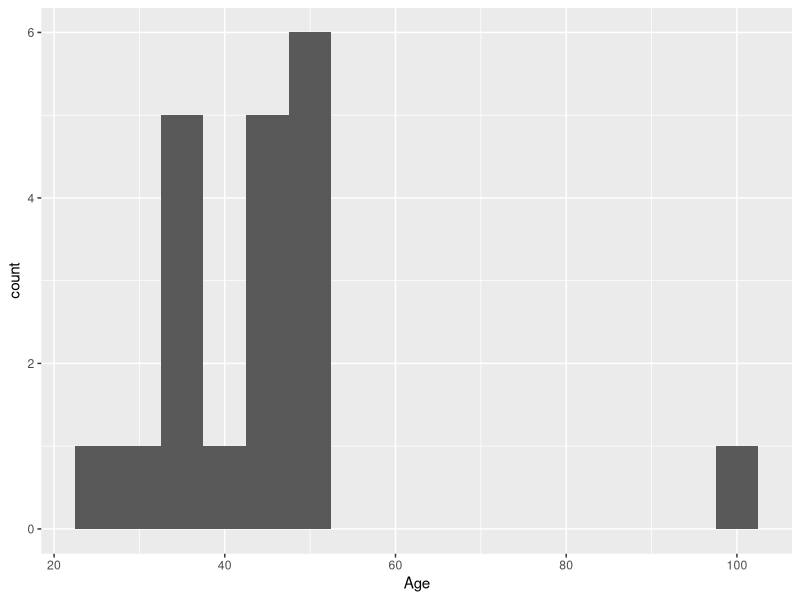
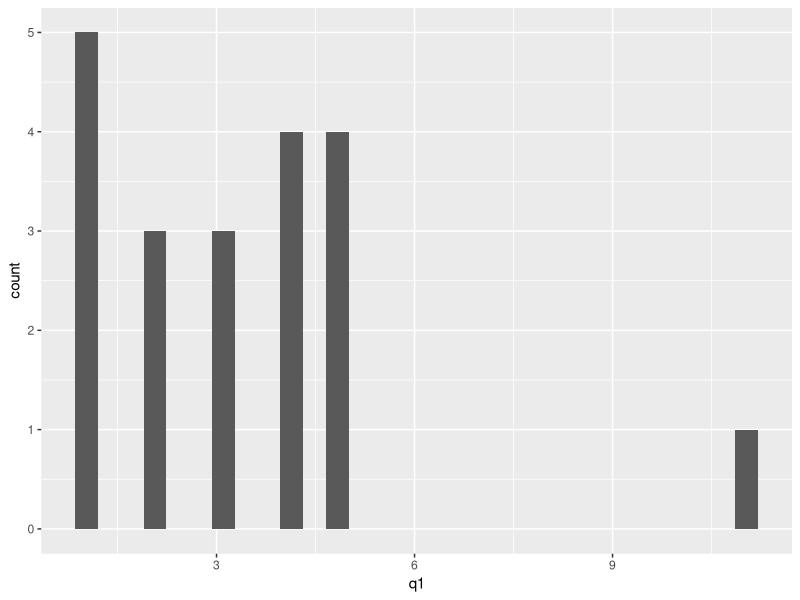
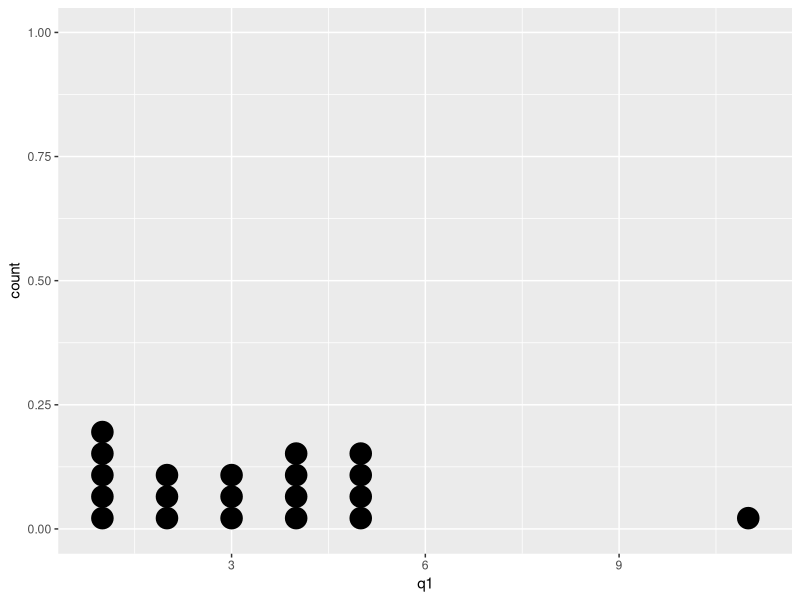

These figures' R source, in order: (Note: this script raises an error after producing the figures.)
# Getting started
# Homework 01 - Fall 2020

# read in the dataset =====
# load tidyverse and readxl packages
library(tidyverse)
library(readxl)

# used read_excel() from the readxl package
dat <- read_excel("Dataset_02_fixq2.xlsx")

# get basic summary stats =====
# look for missing values NAs and 
# other extremes - look at min and max
# also compare mean and median
summary(dat)

# also look at distributions =====
# use ggplot2 and geom_histogram()
dat %>%
  ggplot() + 
  geom_histogram(mapping = aes(x = Age), 
                 binwidth = 5)
dat %>%
  ggplot() + 
  geom_histogram(mapping = aes(x = q1))
# for smaller sample sizes, dot plots can be useful
dat %>%
  ggplot() + 
  geom_dotplot(mapping = aes(x = q1))

# ON YOUR OWN =====
# add code here to make histograms or dotplots of the other variables




# check values for ordinal or categorical variables =====
# use the table() function
# with the useNA="ifany" option to see missing values
table(dat$SES, useNA = "ifany")
table(dat$GenderSTR, useNA = "ifany")
# notice that the blank value for GenderSTR was set to missing
table(dat$GenderCoded, useNA = "ifany")
table(dat$q1, useNA = "ifany")
table(dat$q2, useNA = "ifany")
table(dat$q3, useNA = "ifany")
table(dat$q4, useNA = "ifany")
table(dat$q5, useNA = "ifany")

# set 9 and 99 for age to missing
# ifelse(test, yes, no) function is useful
dat$age = ifelse(dat$age == 9, 
                 NA,
                 ifelse(dat$age == 99,
                        NA,
                        dat$age))

# recode 11 to 1 for q1 - fix typo of 11
dat$q1 = ifelse(dat$q1 == 11, 1, dat$q1)

# ON YOUR OWN =====
# try this for the other typos to fix
# 40 in q4 and 2.6 for Height






# use factor to add labels =====
# also any levels not defined will be set to missing
# can be an easy way to recode on fly the 9s and 99s

# q3 BEFORE recoding
table(dat$q3, useNA = "ifany")

# recode q3 and add labels and levels
dat$q3 <- factor(dat$q3,
                 levels = c(1,2,3,4,5),
                 labels = c("none of the time",
                            "a little of the time",
                            "some of the time",
                            "a lot of the time",
                            "all of the time"))

# q3 AFTER recoding - notice the 3 9s have moved to NAs
# there are now 4 NAs instead of 3 9s and 1 NA
table(dat$q3, useNA = "ifany")

# Do for other ordinal and categorical data
# for example SES, GenderCoded, and q1-q5 likert scales
# apply the labels and levels using the factor() function
dat$SES <- factor(dat$SES, 
                  levels = c(1,2,3),
                  labels = c("Low Income",
                             "Average Income", 
                             "High Income"))
dat$GenderCoded <- factor(dat$GenderCoded, 
                          levels = c(1,2),
                          labels = c("Male","Female"))
dat$q1 <- factor(dat$q1,
                 levels = c(1,2,3,4,5),
                 labels = c("none of the time",
                            "a little of the time",
                            "some of the time",
                            "a lot of the time",
                            "all of the time"))
dat$q2 <- factor(dat$q2,
                 levels = c(1,2,3,4,5),
                 labels = c("none of the time",
                            "a little of the time",
                            "some of the time",
                            "a lot of the time",
                            "all of the time"))
dat$q4 <- factor(dat$q4,
                 levels = c(1,2,3,4,5),
                 labels = c("none of the time",
                            "a little of the time",
                            "some of the time",
                            "a lot of the time",
                            "all of the time"))
dat$q5 <- factor(dat$q5,
                 levels = c(1,2,3,4,5),
                 labels = c("none of the time",
                            "a little of the time",
                            "some of the time",
                            "a lot of the time",
                            "all of the time"))

# run tables again to check
table(dat$SES, useNA = "ifany")
table(dat$GenderSTR, useNA = "ifany")
table(dat$GenderCoded, useNA = "ifany")
table(dat$q1, useNA = "ifany")
table(dat$q2, useNA = "ifany")
table(dat$q3, useNA = "ifany")
table(dat$q4, useNA = "ifany")
table(dat$q5, useNA = "ifany")

# It is possible to clean up "string" or "text"
# entries using the facotr() function
# let's see of we can clean up GenderSTR

# first create a new factor variable
dat$GenderSTR_clean <- factor(dat$GenderSTR)

# collapse original variations into either Female or Male
levels(dat$GenderSTR_clean) <- 
  list("Female"=c("f", "F", "female"), 
       "Male"=c("m", "M", "male", "Male"))

# check
table(dat$GenderSTR, useNA = "ifany")
table(dat$GenderSTR_clean, useNA = "ifany")
